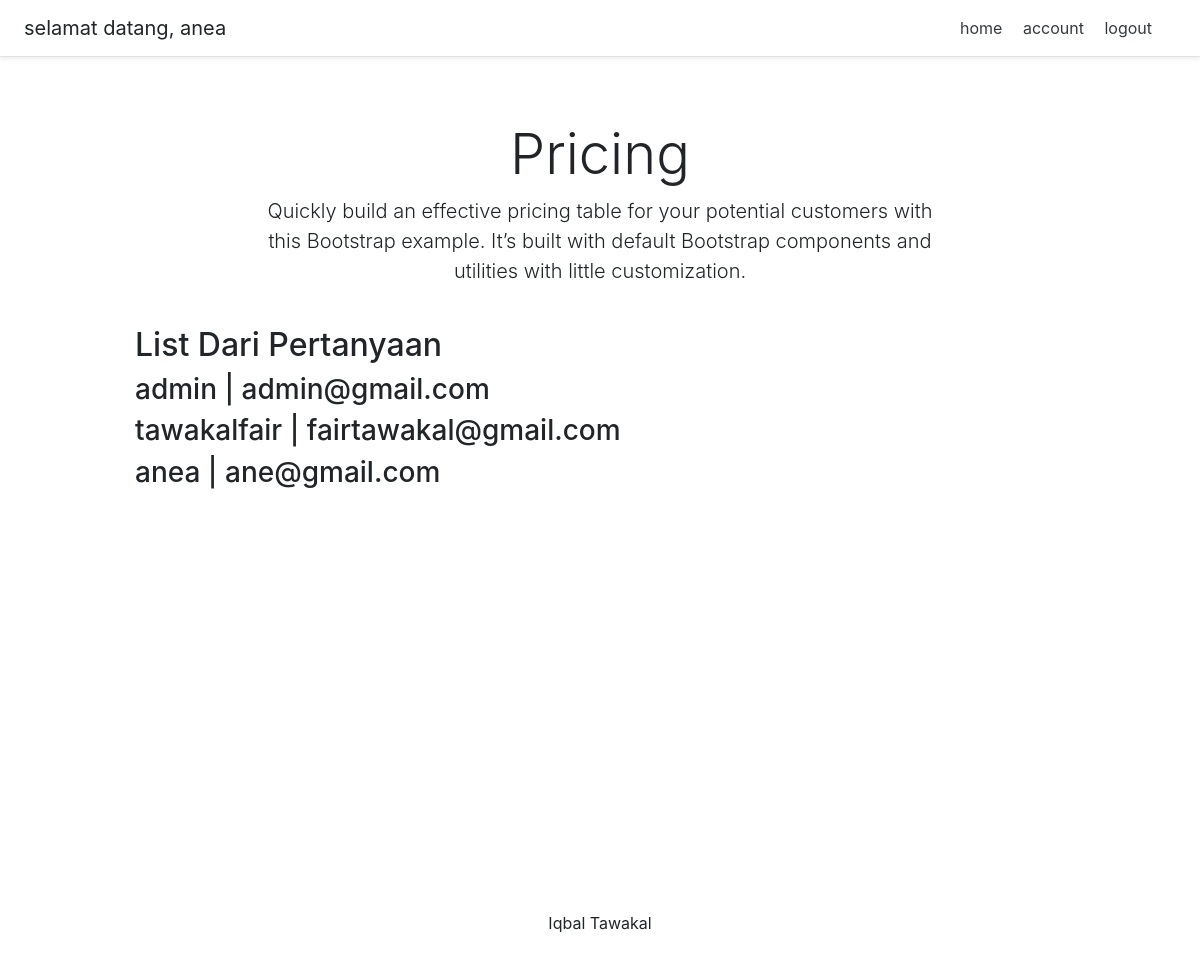
Screenshot of / (signed in) with the database file from the repository.
### account/models.py (models this page shows, shortened)
class Account(AbstractBaseUser):
	email 					= models.EmailField(verbose_name="email", max_length=60, unique=True)
	username 				= models.CharField(max_length=30, unique=True)
	date_joined				= models.DateTimeField(verbose_name='date joined', auto_now_add=True)
	last_login				= models.DateTimeField(verbose_name='last login', auto_now=True)
	is_admin				= models.BooleanField(default=False)
	is_active				= models.BooleanField(default=True)
	is_staff				= models.BooleanField(default=False)
	is_superuser			= models.BooleanField(default=False)
	USERNAME_FIELD = 'email'
	REQUIRED_FIELDS = ['username']
	objects = MyAccountManager()

### personal/views.py (the view)
# urls.py: path('', homeView, name = 'home'),
def homeView(request):
    Akun = Account.objects.all()
    context = {
        "account" : Akun
    }
    return render(request, 'personal/home.html', context)

### personal/templates/personal/home.html (shortened to what this page needs)
{% extends 'base.html' %}
{% block content %}
<div class="pricing-header px-3 py-3 pt-md-5 pb-md-4 mx-auto text-center">
        <h1 class="display-4">Pricing</h1>
        <p class="lead">Quickly build an effective pricing table for your potential customers with this Bootstrap example.
            It’s built with default Bootstrap components and utilities with little customization.</p>
    </div>
<div class="container">
    <div class="d-flex flex-column">
        <h2>List Dari Pertanyaan</h2>
        {% for a in account  %}
        {% include 'snippets/tes.html' with value=a %}
        {% endfor %}
    </div>
</div>
{% endblock content %}

### templates/snippets/header.html (shortened to what this page needs)
<link rel="stylesheet" href="https://stackpath.bootstrapcdn.com/bootstrap/4.4.1/css/bootstrap.min.css"
>
<div class="d-flex flex-column flex-md-row align-items-center p-3 px-md-4 mb-3 bg-white border-bottom shadow-sm">
    <h5 class="my-0 mr-md-auto font-weight-normal">
        {% if request.user.is_authenticated %}
        selamat datang, {{request.user.username}}
        {% endif %}
    </h5>
    <nav class="my-2 my-md-0 mr-md-3">
        {% if request.user.is_authenticated %}
            <a class="p-2 text-dark" href="{% url 'home' %}">home</a>
            <a class="p-2 text-dark" href="{% url 'account' %}">account</a>
            <a class="p-2 text-dark" href="{% url 'logout' %}">logout</a>
        {% else %}
           <a class="p-2 text-dark" href="{% url 'home' %}">home</a>
           <a class="p-2 text-dark" href="{% url 'login' %}">login</a>
           <a class="btn btn-outline-primary" href="{% url 'registrasi' %}">Register</a>
        {% endif %}
    </nav>
</div>

### personal/templates/snippets/tes.html
<h3> {{value.username}} | {{value.email}} </h3>

### templates/snippets/header.html (style rules this page uses)
@media (min-width: 768px) { html { font-size: 16px; } }
.container { max-width: 960px; }
.pricing-header { max-width: 700px; }

### rows the page displays
Account: user.username "anea", username "anea", email "ane@gmail.com"
Account: username "admin", email "admin@gmail.com"
Account: username "tawakalfair", email "fairtawakal@gmail.com"
